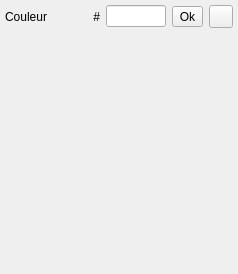
       <widget class="QWidget" name="configurePicker">
        <attribute name="icon">
         <iconset resource="menu.qrc">
          <normaloff>:/icons/color-picker-icon.png</normaloff>:/icons/color-picker-icon.png</iconset>
        </attribute>
        <attribute name="title">
         <string/>
        </attribute>
        <attribute name="toolTip">
         <string>Couleur de transparence</string>
        </attribute>
        <layout class="QGridLayout" name="gridLayout_6">
         <property name="leftMargin">
          <number>5</number>
         </property>
         <property name="topMargin">
          <number>5</number>
         </property>
         <property name="rightMargin">
          <number>5</number>
         </property>
         <property name="bottomMargin">
          <number>0</number>
         </property>
         <item row="0" column="0">
          <layout class="QHBoxLayout" name="picker_Color">
           <item>
            <widget class="QLabel" name="picker_L_Color">
             <property name="text">
              <string>Couleur</string>
             </property>
            </widget>
           </item>
           <item>
            <spacer name="picker_PushRight">
             <property name="orientation">
              <enum>Qt::Orientation::Horizontal</enum>
             </property>
             <property name="sizeHint" stdset="0">
              <size>
               <width>40</width>
               <height>20</height>
              </size>
             </property>
            </spacer>
           </item>
           <item>
            <widget class="QLabel" name="picker_L_Hex">
             <property name="text">
              <string>#</string>
             </property>
             <property name="alignment">
              <set>Qt::AlignmentFlag::AlignRight|Qt::AlignmentFlag::AlignTrailing|Qt::AlignmentFlag::AlignVCenter</set>
             </property>
            </widget>
           </item>
           <item>
            <widget class="QLineEdit" name="picker_I_Color">
             <property name="minimumSize">
              <size>
               <width>60</width>
               <height>0</height>
              </size>
             </property>
             <property name="maximumSize">
              <size>
               <width>60</width>
               <height>16777215</height>
              </size>
             </property>
             <property name="inputMask">
              <string/>
             </property>
             <property name="text">
              <string/>
             </property>
             <property name="maxLength">
              <number>6</number>
             </property>
             <property name="alignment">
              <set>Qt::AlignmentFlag::AlignCenter</set>
             </property>
             <property name="placeholderText">
              <string/>
             </property>
            </widget>
           </item>
           <item>
            <widget class="QToolButton" name="picker_B_Valid">
             <property name="text">
              <string>Ok</string>
             </property>
            </widget>
           </item>
           <item>
            <widget class="QToolButton" name="picker_B_ColorPicker">
             <property name="text">
              <string/>
             </property>
             <property name="icon">
              <iconset resource="menu.qrc">
               <normaloff>:/icons/color-picker-icon.png</normaloff>:/icons/color-picker-icon.png</iconset>
             </property>
            </widget>
           </item>
          </layout>
         </item>
         <item row="1" column="0">
          <spacer name="picker_PushUp">
           <property name="orientation">
            <enum>Qt::Orientation::Vertical</enum>
           </property>
           <property name="sizeHint" stdset="0">
            <size>
             <width>20</width>
             <height>246</height>
            </size>
           </property>
          </spacer>
         </item>
        </layout>
       </widget>
